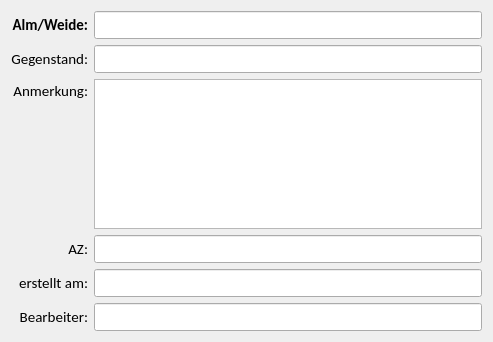
<?xml version="1.0" encoding="UTF-8"?>
<ui version="4.0">
 <class>PrintContentWidget</class>
 <widget class="QWidget" name="PrintContentWidget">
  <property name="geometry">
   <rect>
    <x>0</x>
    <y>0</y>
    <width>493</width>
    <height>342</height>
   </rect>
  </property>
  <property name="windowTitle">
   <string>Form</string>
  </property>
  <layout class="QVBoxLayout" name="verticalLayout">
   <item>
    <layout class="QGridLayout" name="gridLayout">
     <item row="3" column="0">
      <widget class="QLabel" name="label_5">
       <property name="font">
        <font>
         <family>Calibri</family>
         <pointsize>11</pointsize>
        </font>
       </property>
       <property name="text">
        <string>AZ:</string>
       </property>
       <property name="alignment">
        <set>Qt::AlignRight|Qt::AlignTrailing|Qt::AlignVCenter</set>
       </property>
      </widget>
     </item>
     <item row="2" column="0">
      <layout class="QVBoxLayout" name="verticalLayout_2">
       <item>
        <spacer name="verticalSpacer_2">
         <property name="orientation">
          <enum>Qt::Vertical</enum>
         </property>
         <property name="sizeType">
          <enum>QSizePolicy::Fixed</enum>
         </property>
         <property name="sizeHint" stdset="0">
          <size>
           <width>20</width>
           <height>2</height>
          </size>
         </property>
        </spacer>
       </item>
       <item>
        <widget class="QLabel" name="label_2">
         <property name="font">
          <font>
           <family>Calibri</family>
           <pointsize>11</pointsize>
          </font>
         </property>
         <property name="text">
          <string>Anmerkung:</string>
         </property>
         <property name="alignment">
          <set>Qt::AlignRight|Qt::AlignTrailing|Qt::AlignVCenter</set>
         </property>
        </widget>
       </item>
       <item>
        <spacer name="verticalSpacer">
         <property name="orientation">
          <enum>Qt::Vertical</enum>
         </property>
         <property name="sizeHint" stdset="0">
          <size>
           <width>20</width>
           <height>40</height>
          </size>
         </property>
        </spacer>
       </item>
      </layout>
     </item>
     <item row="5" column="0">
      <widget class="QLabel" name="label_3">
       <property name="font">
        <font>
         <family>Calibri</family>
         <pointsize>11</pointsize>
        </font>
       </property>
       <property name="text">
        <string>Bearbeiter:</string>
       </property>
       <property name="alignment">
        <set>Qt::AlignRight|Qt::AlignTrailing|Qt::AlignVCenter</set>
       </property>
      </widget>
     </item>
     <item row="0" column="0">
      <widget class="QLabel" name="label_4">
       <property name="font">
        <font>
         <family>Calibri</family>
         <pointsize>11</pointsize>
         <weight>75</weight>
         <bold>true</bold>
        </font>
       </property>
       <property name="text">
        <string>Alm/Weide:</string>
       </property>
       <property name="alignment">
        <set>Qt::AlignRight|Qt::AlignTrailing|Qt::AlignVCenter</set>
       </property>
      </widget>
     </item>
     <item row="1" column="1">
      <widget class="QLineEdit" name="uiContentLedit">
       <property name="font">
        <font>
         <family>Calibri</family>
         <pointsize>11</pointsize>
        </font>
       </property>
       <property name="clearButtonEnabled">
        <bool>true</bool>
       </property>
      </widget>
     </item>
     <item row="5" column="1">
      <widget class="QLineEdit" name="uiUserLedit">
       <property name="font">
        <font>
         <family>Calibri</family>
         <pointsize>11</pointsize>
        </font>
       </property>
       <property name="clearButtonEnabled">
        <bool>true</bool>
       </property>
      </widget>
     </item>
     <item row="3" column="1">
      <widget class="QLineEdit" name="uiAzLedit">
       <property name="font">
        <font>
         <family>Calibri</family>
         <pointsize>11</pointsize>
        </font>
       </property>
       <property name="clearButtonEnabled">
        <bool>true</bool>
       </property>
      </widget>
     </item>
     <item row="1" column="0">
      <widget class="QLabel" name="label">
       <property name="font">
        <font>
         <family>Calibri</family>
         <pointsize>11</pointsize>
        </font>
       </property>
       <property name="text">
        <string>Gegenstand:</string>
       </property>
       <property name="alignment">
        <set>Qt::AlignRight|Qt::AlignTrailing|Qt::AlignVCenter</set>
       </property>
      </widget>
     </item>
     <item row="2" column="1">
      <widget class="QPlainTextEdit" name="uiRemarkTedit">
       <property name="font">
        <font>
         <family>Calibri</family>
         <pointsize>11</pointsize>
        </font>
       </property>
       <property name="tabChangesFocus">
        <bool>true</bool>
       </property>
      </widget>
     </item>
     <item row="0" column="1">
      <widget class="QLineEdit" name="uiAlmLedit">
       <property name="font">
        <font>
         <family>Calibri</family>
         <pointsize>11</pointsize>
         <weight>75</weight>
         <bold>true</bold>
        </font>
       </property>
       <property name="clearButtonEnabled">
        <bool>true</bool>
       </property>
      </widget>
     </item>
     <item row="4" column="0">
      <widget class="QLabel" name="label_6">
       <property name="font">
        <font>
         <family>Calibri</family>
         <pointsize>11</pointsize>
        </font>
       </property>
       <property name="text">
        <string>erstellt am:</string>
       </property>
       <property name="alignment">
        <set>Qt::AlignRight|Qt::AlignTrailing|Qt::AlignVCenter</set>
       </property>
      </widget>
     </item>
     <item row="4" column="1">
      <widget class="QLineEdit" name="uiDatumLedit">
       <property name="font">
        <font>
         <family>Calibri</family>
         <pointsize>11</pointsize>
        </font>
       </property>
       <property name="clearButtonEnabled">
        <bool>true</bool>
       </property>
      </widget>
     </item>
    </layout>
   </item>
  </layout>
 </widget>
 <resources>
  <include location="../resources.qrc"/>
 </resources>
 <connections/>
</ui>
